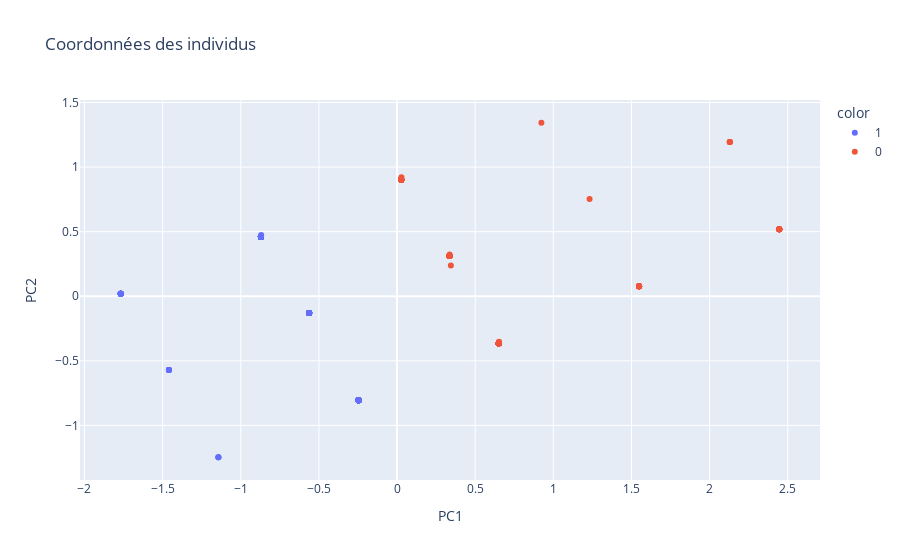

The notebook cell saved with this chart:
### Code cell
pca = PCA(n_components=2)
components = pca.fit_transform(df_web.drop("cluster", axis=1))

fig = px.scatter(components, x=0, y=1, color=df_web["cluster"], title="Coordonnées des individus", labels={"0": "PC1", "1": "PC2"})
fig.show()

### Figure 1 — Plotly figure (JSON) as saved in the notebook; plotly's stock layout.template omitted (floating-point values rounded to 4 significant figures; data arrays with more than 128 entries replaced by an {"elided": "..."} marker saying what was removed)
{"data": [{"hovertemplate": "color=1<br>PC1=%{x}<br>PC2=%{y}<extra></extra>", "legendgroup": "1", "marker": {"color": "#636efa", "symbol": "circle"}, "mode": "markers", "name": "1", "orientation": "v", "showlegend": true, "type": "scatter", "x": {"elided": "211 float values"}, "xaxis": "x", "y": {"elided": "211 float values"}, "yaxis": "y"}, {"hovertemplate": "color=0<br>PC1=%{x}<br>PC2=%{y}<extra></extra>", "legendgroup": "0", "marker": {"color": "#EF553B", "symbol": "circle"}, "mode": "markers", "name": "0", "orientation": "v", "showlegend": true, "type": "scatter", "x": {"elided": "221 float values"}, "xaxis": "x", "y": {"elided": "221 float values"}, "yaxis": "y"}], "layout": {"legend": {"title": {"text": "color"}, "tracegroupgap": 0}, "title": {"text": "Coordonnées des individus"}, "xaxis": {"anchor": "y", "domain": [0, 1], "title": {"text": "PC1"}}, "yaxis": {"anchor": "x", "domain": [0, 1], "title": {"text": "PC2"}}}}
